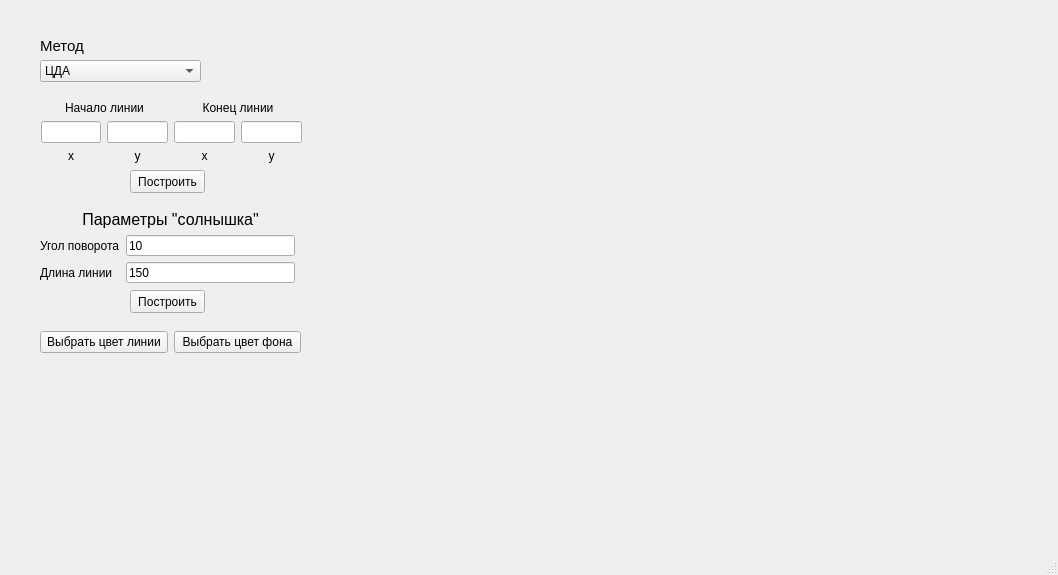
<?xml version="1.0" encoding="UTF-8"?>
<ui version="4.0">
 <class>MainWindow</class>
 <widget class="QMainWindow" name="MainWindow">
  <property name="geometry">
   <rect>
    <x>0</x>
    <y>0</y>
    <width>1058</width>
    <height>575</height>
   </rect>
  </property>
  <property name="windowTitle">
   <string>MainWindow</string>
  </property>
  <widget class="QWidget" name="centralwidget">
   <widget class="QComboBox" name="comboBox">
    <property name="geometry">
     <rect>
      <x>40</x>
      <y>60</y>
      <width>161</width>
      <height>22</height>
     </rect>
    </property>
    <item>
     <property name="text">
      <string>ЦДА</string>
     </property>
    </item>
    <item>
     <property name="text">
      <string>Стандартная функция</string>
     </property>
    </item>
    <item>
     <property name="text">
      <string>Брезенхема с действ. коэф.</string>
     </property>
    </item>
    <item>
     <property name="text">
      <string>Брезенхема с целыми коэф.</string>
     </property>
    </item>
    <item>
     <property name="text">
      <string>Брезенхема с устр. ступенчатости</string>
     </property>
    </item>
    <item>
     <property name="text">
      <string>By</string>
     </property>
    </item>
   </widget>
   <widget class="QLabel" name="label">
    <property name="geometry">
     <rect>
      <x>40</x>
      <y>30</y>
      <width>111</width>
      <height>31</height>
     </rect>
    </property>
    <property name="font">
     <font>
      <pointsize>11</pointsize>
     </font>
    </property>
    <property name="text">
     <string>Метод</string>
    </property>
   </widget>
   <widget class="QPushButton" name="pushButton">
    <property name="geometry">
     <rect>
      <x>130</x>
      <y>170</y>
      <width>75</width>
      <height>23</height>
     </rect>
    </property>
    <property name="text">
     <string>Построить</string>
    </property>
   </widget>
   <widget class="QWidget" name="layoutWidget">
    <property name="geometry">
     <rect>
      <x>40</x>
      <y>210</y>
      <width>261</width>
      <height>73</height>
     </rect>
    </property>
    <layout class="QGridLayout" name="gridLayout_4">
     <item row="0" column="0" colspan="3">
      <widget class="QLabel" name="label_8">
       <property name="font">
        <font>
         <pointsize>12</pointsize>
        </font>
       </property>
       <property name="text">
        <string>Параметры &quot;солнышка&quot;</string>
       </property>
       <property name="alignment">
        <set>Qt::AlignCenter</set>
       </property>
      </widget>
     </item>
     <item row="1" column="1">
      <widget class="QLineEdit" name="lineEdit_5">
       <property name="text">
        <string>10</string>
       </property>
      </widget>
     </item>
     <item row="1" column="0">
      <widget class="QLabel" name="label_9">
       <property name="text">
        <string>Угол поворота</string>
       </property>
      </widget>
     </item>
     <item row="2" column="1">
      <widget class="QLineEdit" name="lineEdit_6">
       <property name="text">
        <string>150</string>
       </property>
      </widget>
     </item>
     <item row="2" column="0">
      <widget class="QLabel" name="label_10">
       <property name="text">
        <string>Длина линии</string>
       </property>
      </widget>
     </item>
    </layout>
   </widget>
   <widget class="QWidget" name="layoutWidget">
    <property name="geometry">
     <rect>
      <x>41</x>
      <y>101</y>
      <width>261</width>
      <height>62</height>
     </rect>
    </property>
    <layout class="QGridLayout" name="gridLayout_3">
     <item row="0" column="1">
      <layout class="QGridLayout" name="gridLayout_2">
       <item row="1" column="1">
        <widget class="QLineEdit" name="lineEdit_3"/>
       </item>
       <item row="0" column="0" colspan="2">
        <widget class="QLabel" name="label_5">
         <property name="text">
          <string>Конец линии</string>
         </property>
         <property name="alignment">
          <set>Qt::AlignCenter</set>
         </property>
        </widget>
       </item>
       <item row="1" column="0">
        <widget class="QLineEdit" name="lineEdit_4"/>
       </item>
       <item row="2" column="0">
        <widget class="QLabel" name="label_6">
         <property name="text">
          <string>x</string>
         </property>
         <property name="alignment">
          <set>Qt::AlignCenter</set>
         </property>
        </widget>
       </item>
       <item row="2" column="1">
        <widget class="QLabel" name="label_7">
         <property name="text">
          <string>y</string>
         </property>
         <property name="alignment">
          <set>Qt::AlignCenter</set>
         </property>
        </widget>
       </item>
      </layout>
     </item>
     <item row="0" column="0">
      <layout class="QGridLayout" name="gridLayout">
       <item row="1" column="1">
        <widget class="QLineEdit" name="lineEdit_2"/>
       </item>
       <item row="0" column="0" colspan="2">
        <widget class="QLabel" name="label_2">
         <property name="text">
          <string>Начало линии</string>
         </property>
         <property name="alignment">
          <set>Qt::AlignCenter</set>
         </property>
        </widget>
       </item>
       <item row="1" column="0">
        <widget class="QLineEdit" name="lineEdit"/>
       </item>
       <item row="2" column="0">
        <widget class="QLabel" name="label_3">
         <property name="text">
          <string>x</string>
         </property>
         <property name="alignment">
          <set>Qt::AlignCenter</set>
         </property>
        </widget>
       </item>
       <item row="2" column="1">
        <widget class="QLabel" name="label_4">
         <property name="text">
          <string>y</string>
         </property>
         <property name="alignment">
          <set>Qt::AlignCenter</set>
         </property>
        </widget>
       </item>
      </layout>
     </item>
    </layout>
   </widget>
   <widget class="QWidget" name="layoutWidget">
    <property name="geometry">
     <rect>
      <x>40</x>
      <y>330</y>
      <width>261</width>
      <height>25</height>
     </rect>
    </property>
    <layout class="QHBoxLayout" name="horizontalLayout">
     <item>
      <widget class="QPushButton" name="pushButton_3">
       <property name="text">
        <string>Выбрать цвет линии</string>
       </property>
      </widget>
     </item>
     <item>
      <widget class="QPushButton" name="pushButton_4">
       <property name="text">
        <string>Выбрать цвет фона</string>
       </property>
      </widget>
     </item>
    </layout>
   </widget>
   <widget class="QPushButton" name="pushButton_2">
    <property name="geometry">
     <rect>
      <x>130</x>
      <y>290</y>
      <width>75</width>
      <height>23</height>
     </rect>
    </property>
    <property name="text">
     <string>Построить</string>
    </property>
   </widget>
  </widget>
  <widget class="QMenuBar" name="menubar">
   <property name="geometry">
    <rect>
     <x>0</x>
     <y>0</y>
     <width>1058</width>
     <height>21</height>
    </rect>
   </property>
  </widget>
  <widget class="QStatusBar" name="statusbar"/>
 </widget>
 <resources/>
 <connections/>
</ui>
